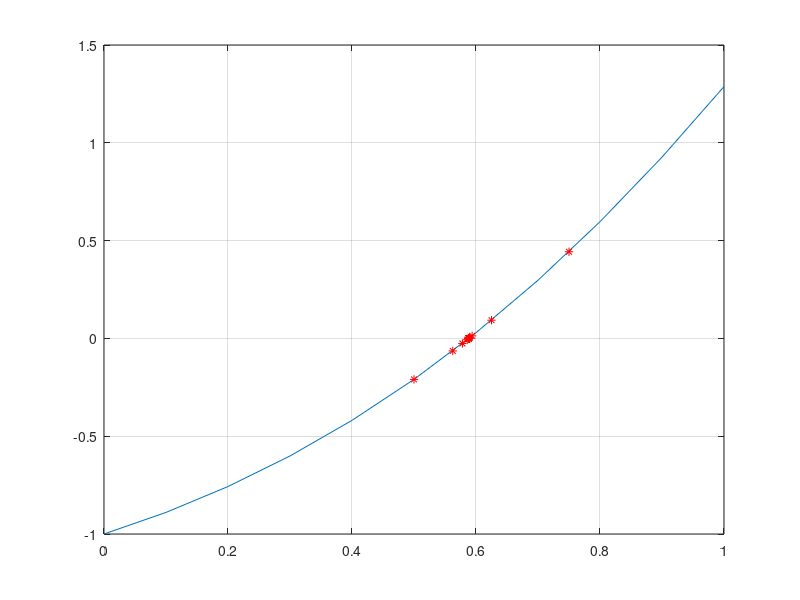

MATLAB code for this plot:
function bissecao_grafico
  clear
  clc
  a=0;
  b=1;
  fa=funcao(a);
  fb=funcao(b);
  x=[a:0.1:b];
  y=funcao(x);
  plot(x,y)
  grid
  hold on
  erro = 10^-7;
  k = 0; %numero de interações
  fxm=1;
  while(abs(fxm)>erro)
    k+=1;
    xm=(a+b)/2;
    fxm= funcao(xm);
    plot(xm,fxm, 'r*')
    hold on
    pause
    if (fa*fxm<0)
      b=xm;
      fb=fxm;
    else
      a=xm;
      fa=fxm;
    end
  end
  k
  xm %raiz
  fxm %precisao
end

function f=funcao(x)
  f=exp(x).*sin(x)-1;
end



